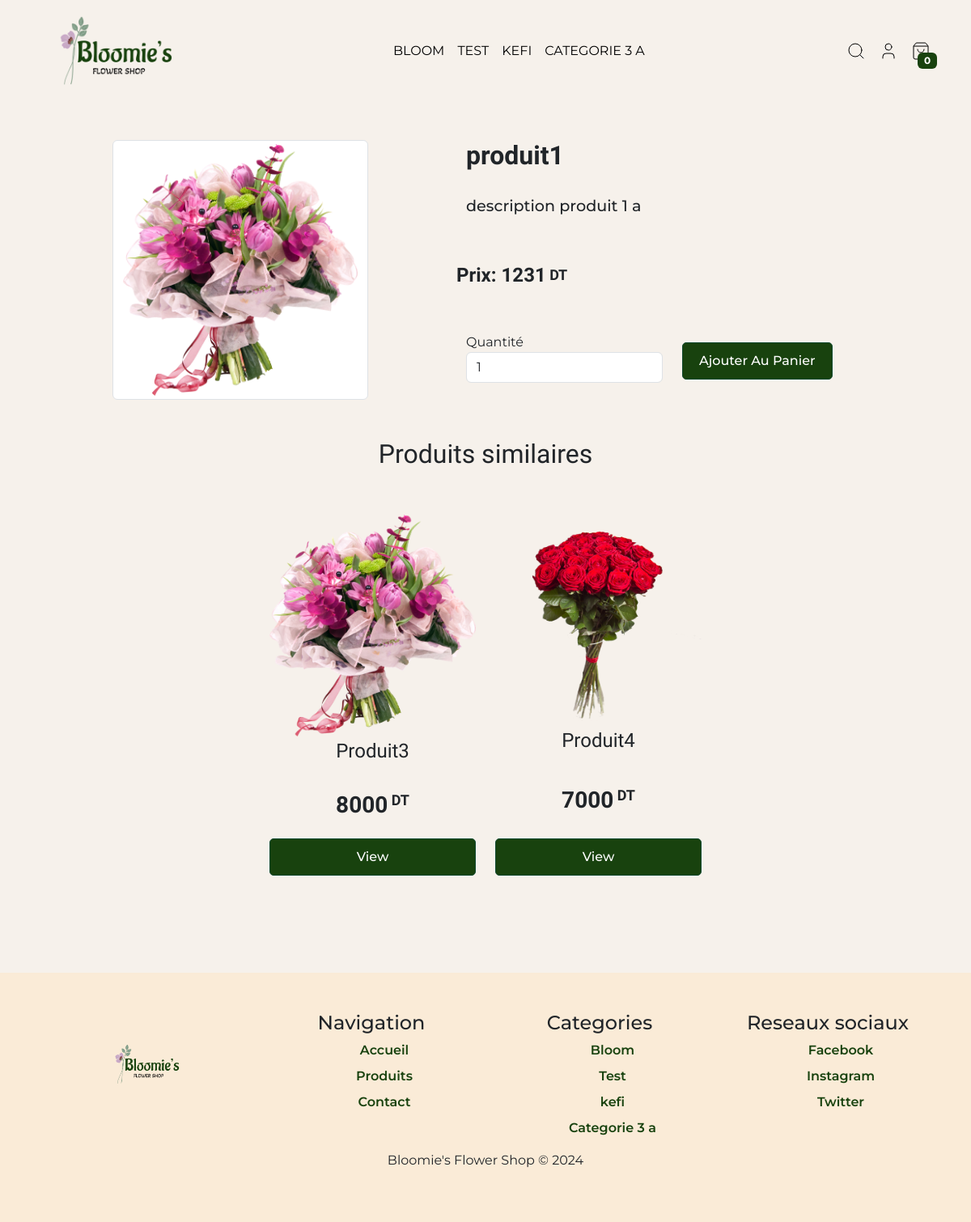
The app's page /produit.php?id=1, older data.
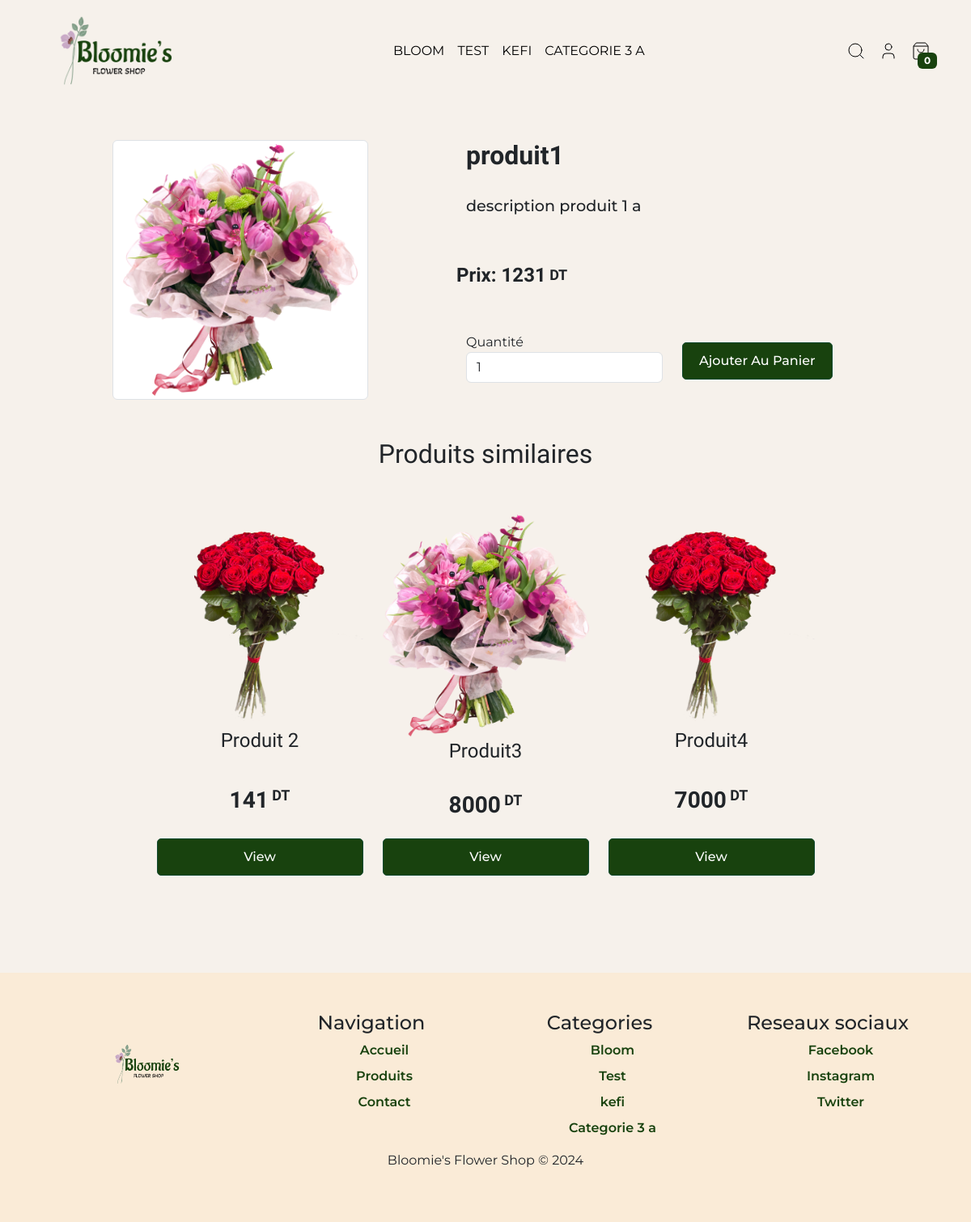
The same page, newer data.
### tables this page shows
CREATE TABLE `categories` (
  `id` int(11) NOT NULL,
  `nom` varchar(255) NOT NULL,
  `description` varchar(255) NOT NULL,
  `image` varchar(255) NOT NULL,
  `createur` int(11) NOT NULL,
  `date_creation` date NOT NULL,
  `date_modification` date NOT NULL
);

CREATE TABLE `produit` (
  `id` int(11) NOT NULL,
  `nom` varchar(255) NOT NULL,
  `prix` float NOT NULL,
  `description` text NOT NULL,
  `image` text NOT NULL,
  `categorie` int(11) NOT NULL,
  `stock` int(11) NOT NULL,
  `date_creation` date NOT NULL,
  `date_modification` date NOT NULL
);

### inc/functions.php (called while the page is built, shortened)
<?php
function connectToDatabase(){
    try {
        $conn = new PDO("mysql:host=" . MONHOST . ";dbname=" . MABD, MONUSER, MONPWD);
        $conn->setAttribute(PDO::ATTR_ERRMODE, PDO::ERRMODE_EXCEPTION);
        return $conn;
    } catch (PDOException $e) {
        echo "Erreur de connexion à la base de données : " . $e->getMessage();
        die();
    }
}
function getAllCategories($conn){
    $requete = "SELECT * FROM categories";
    $resultat = $conn->query($requete);
    $categories = $resultat->fetchAll();
    return $categories;
}
function getAllProducts($conn){
    $requete = "SELECT * FROM produit";
    $resultat = $conn->query($requete);
    $produit = $resultat->fetchAll();
    return $produit;
}
$conn = connectToDatabase();
$categories = getAllCategories($conn);
$produits = getAllProducts($conn);
function getProduitBYID($conn,$id){
$requette ="SELECT * FROM produit WHERE id =$id  ";
$statement = $conn->prepare($requette);
    $statement->execute();
    $resultats = $statement->fetch();
    return $resultats;
}
function getProduitByCategorie($conn,$id){
    $requette ="SELECT * FROM produit WHERE categorie =$id  ";
    $statement = $conn->prepare($requette);
    $statement->execute();
    $resultats = $statement->fetchAll();
    return $resultats;
}
?>

### produit.php (the view, shortened to what the changed rows need)
<?php
include "inc/functions.php";
$categories= getAllCategories($conn);
if(isset ($_GET['id'])){
   $produit= getProduitBYID($conn,$_GET['id']);
}
include "inc/header.php";
?>
<div class="container">
  <div class="row col-12 mt-4 product-card">
      <div class="row col-6 mt-4">
        <h2><?php echo $produit['nom']; ?></h2>
      </div>
  </div>
</div>
<div class="container py-5">
  <div class="title">
    <h2 class="text-center">Produits similaires</h2>
  </div>
  <div class="row py-5 mx-auto justify-content-center">
    <?php
    $CurrentProduct = $produit['id'];
    $produits = getProduitByCategorie($conn, $produit['categorie']);
    foreach($produits as $produit){
      if($produit['id'] != $CurrentProduct){
    ?>
    <div class="col-lg-3">
      <div class="product">
        <img src="images/<?php print $produit['image']; ?>" alt="product" class="img-fluid">
        <p><?php print $produit['nom']; ?></p>
            <h3><?php print $produit['prix']; ?><span> DT </span> </h3>
        <a href="produit.php?id=<?php print $produit['id']; ?>" class="btn btn-view">View</a>
      </div>
    </div>
        <?php
        }}
    ?>
  </div>
</div>
<?php
   include "inc/footer.php"
?>

### inc/header.php (shortened to what the changed rows need)
<!DOCTYPE html>
<html lang="en">
<head>
  <link href="https://cdn.jsdelivr.net/npm/bootstrap@5.3.3/dist/css/bootstrap.min.css" rel="stylesheet">
  <link rel="stylesheet" href="/bloomies/css/dashboard.css">
</head>
<body>
<header>
  <nav class="navbar navbar-expand-lg">
    <div class="container">
      <div class="collapse navbar-collapse" id="navbarSupportedContent">
        <ul class="navbar-nav me-auto mb-2 mb-lg-0">
          <li class="nav-item">
            <?php
            foreach ($categories as $categorie) {
              print '<li class="nav-item"><a class="nav-link" href="categorie.php?id='.$categorie['id'].'">' . $categorie['nom'] . '</a></li>';
            }
            ?>
          </li>
        </ul>
      </div>
    </div>
  </nav>
</header>

### inc/footer.php (shortened to what the changed rows need)
<div class="text-center p-5 mt-4 footer" >
    <div class="row">
        <div class="col-3">
            <ul>
                <?php
                $categories = getAllCategories($conn);
                foreach ($categories as $categorie) {
                    print '<li class="footer-link"><a href="categorie.php?id=' . $categorie['id'] . '">' . $categorie['nom'] . '</a></li>';
                }
                ?>
            </ul>
        </div>
    </div>
</body>
</html>

Row changes from the older to the newer data that the page shows:
now on this page (row edited): produit: nom "Produit 2", prix "141"
